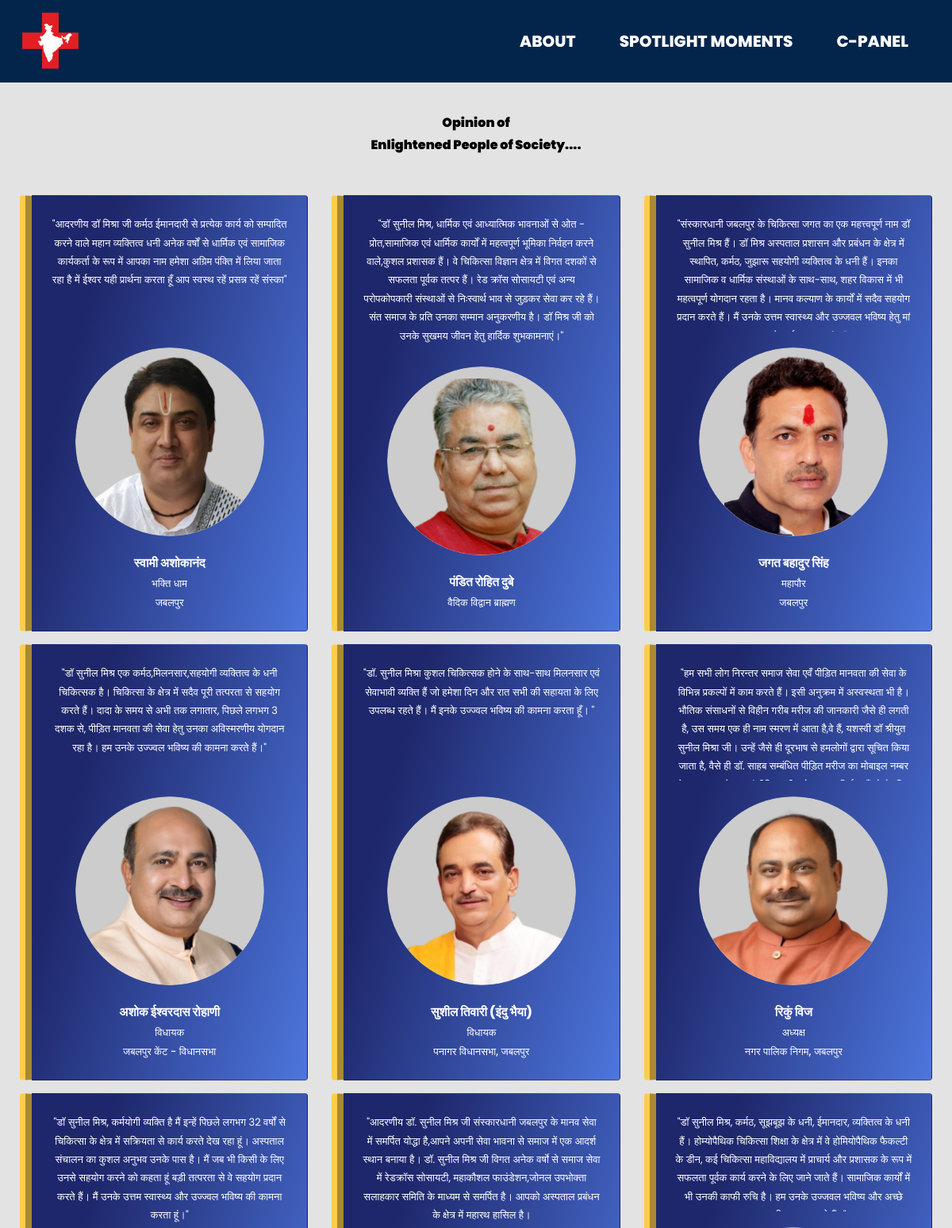
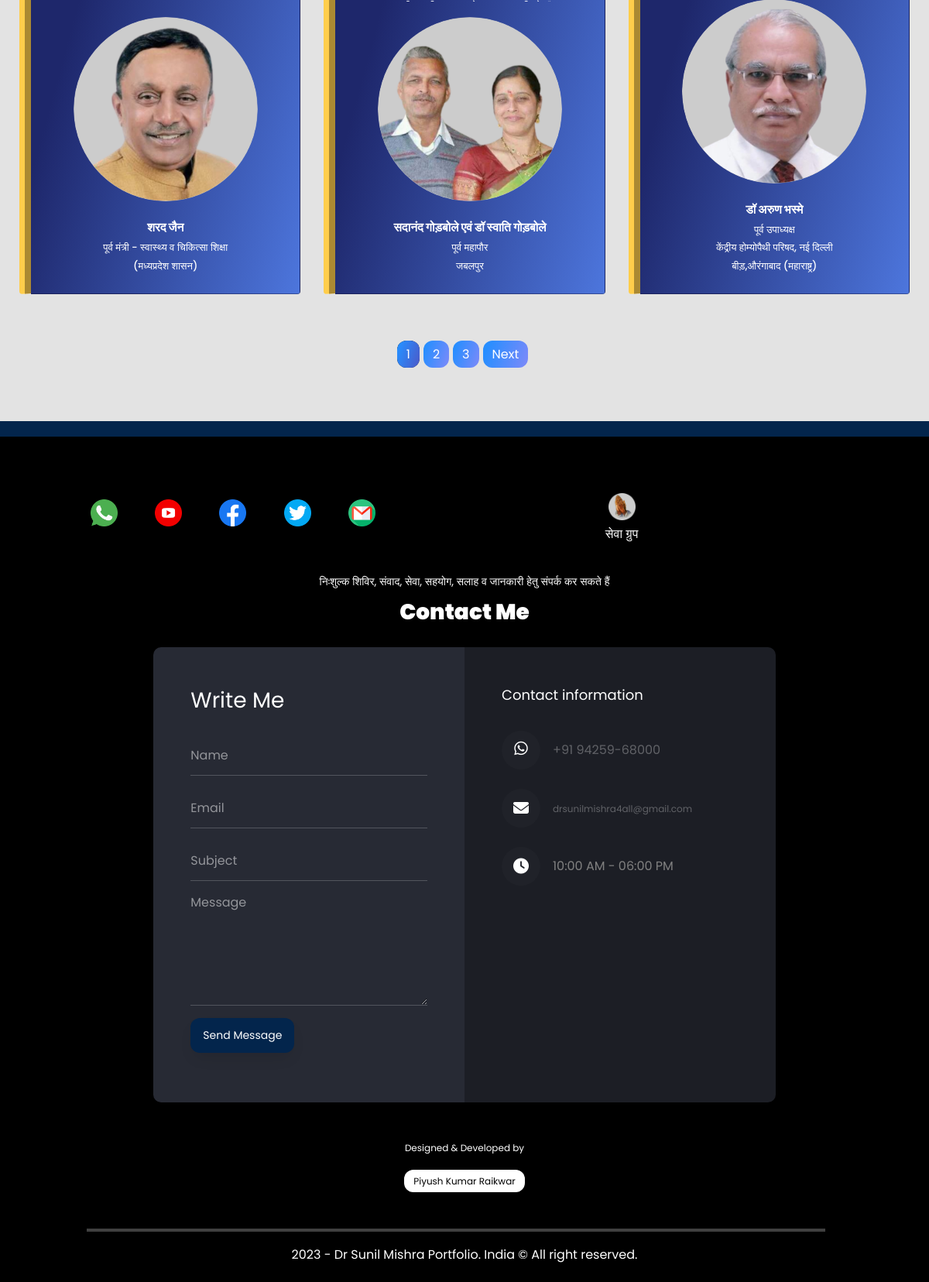
The app's page /endorsements.php with its own data (2 pictures, top to bottom).
### tables this page shows
CREATE TABLE `feedback` (
  `f_id` int(11) NOT NULL,
  `date` varchar(255) NOT NULL,
  `name` varchar(255) NOT NULL,
  `des` varchar(255) NOT NULL,
  `text` text NOT NULL,
  `img` text NOT NULL,
  `category` int(11) NOT NULL
);

### config.php (called while the page is built, shortened)
<?php
$hostname = "https://drsunilmishra.com";
?>

### endorsements.php (the view, shortened to what this page needs)
<?php include("header.php"); ?>
    <div class="row">
      <section class="endorsements">
        <div class="col-md-12 endorsementsHeadling mb-5">
          <p>Opinion of<br>Enlightened People of Society....</p>
        </div>
        <div class="col-md-12">
          <div class="row mb-5">
            <?php
            include("config.php");
            if (isset($_GET['page_index'])) {
              $page_index_by_addbar = $_GET['page_index'];
          } else {
              $page_index_by_addbar = 1;
          }
          $record_limi = 9;
          $offset = ($page_index_by_addbar - 1) * $record_limi;
            $sql_show_user = "SELECT * FROM feedback ORDER BY f_id LIMIT {$offset},{$record_limi}";
            $result_sql_show_user = mysqli_query($conn, $sql_show_user) or die("Query Failed!!");
            if (mysqli_num_rows($result_sql_show_user) > 0) {
              while ($row = mysqli_fetch_assoc($result_sql_show_user)) {
            ?>
                            <div class="col-md-4 mb-3">
                              <div class="card text-center" style="background-image: linear-gradient( 105.3deg,  rgba(30,39,107,1) 21.8%, rgba(77,118,221,1) 100.2% );
                                  color: #fff;
                                  font-family: 500;
                                  font-size: small;
                                  border-left: 4mm ridge #FFCD4B;
                                  height: 550px;
                                ">
                                <div class="card-body p-4" style="overflow-y: scroll;">
                                  <p class="card-text" style="height: 180px">
                                    "<?php echo ($row['text']) ?>"
                                  </p>
                                </div>
                                <img src="admin/upload/<?php echo ($row['img']) ?>" class="card-img-top" alt="Unlink.." style="
                                    width: 80%;
                                    border-radius: 50%;
                                    margin: auto;
                                    padding: 20px;
                                  " />
                                <span style="
                                    color: rgba(0, 0, 0, 0.9);
                                    font-weight: 800;
                                    font-size: larger;
                                    color: #fff;
                                  "><?php echo ($row['name']) ?></span>
                                <span style="
                                    color: rgba(0, 0, 0, 0.9);
                                    font-weight: 500;
                                    color: #fff;
                                  "><?php echo ($row['des']) ?></span>
                              </div>
                            </div>
            <?php
              }
            } ?>
          </div>
          <?php
                $sql_total_post_record = "SELECT * from feedback" or die("Query Failed !! --> sql_total_post_record");
                $result_sql_total_post_record = mysqli_query($conn, $sql_total_post_record);
                if (mysqli_num_rows($result_sql_total_post_record) > 0) {
                    $total_post_record = mysqli_num_rows($result_sql_total_post_record);
                    $total_page = ceil($total_post_record / $record_limi);
                    echo ("<ul class='pagination admin-pagination'>");
                    for ($i = 1; $i <= $total_page; $i++) {
                        if ($page_index_by_addbar == $i) {
                            $active_page = "active";
                        } else {
                            $active_page = "";
                        }
                        echo ("<li class=$active_page><a href='$hostname/endorsements.php?page_index=$i'>$i</a></li>");
                    }
                    if ($page_index_by_addbar < $total_page) {
                        echo ("<li><a href='$hostname/endorsements.php?page_index=" . ($page_index_by_addbar + 1) . "'>Next</a></li>");
                    }
                    echo ("</ul>");
                }
                ?>
        </div>
      </section>
    </div>
   <?php include('footer.php'); ?>

### header.php (shortened to what this page needs)
<!DOCTYPE html>
<html lang="en" style="overflow-x:hidden;">
<head>
  <link href="https://cdn.jsdelivr.net/npm/bootstrap@5.2.3/dist/css/bootstrap.min.css" rel="stylesheet" />
  <link rel="stylesheet" href="https://cdnjs.cloudflare.com/ajax/libs/font-awesome/6.4.2/css/all.min.css" />
  <link href="https://unpkg.com/aos@2.3.1/dist/aos.css" rel="stylesheet" />
  <link rel="stylesheet" href="css/contactstyleS.css" />
  <link rel="stylesheet" href="css/v3drsunilmishra.css" />
</head>
<body>
  <header>
    <div class="navigation-container">
      <div class="top-head">
        <div class="web-name">
          <a href="index.php"><img src="images/mainLogo.png" alt="LOGO" /></a>
        </div>
      </div>
      <div class="nav-bar" id="nav-bar">
        <nav>
          <ul>
            <li><a href="index.php"></a></li>
            <li><a href="about.php">About</a></li>
            <li><a href="media_card.php">Spotlight Moments</a></li>
            <li><a href="admin/index.php">C-Panel</a></li>
          </ul>
        </nav>
      </div>
    </div>
  </header>

### footer.php (shortened to what this page needs)
<div class="col-md-12" id="note" style="background: #03254c; padding:10px 5%;">
</div>
<footer>
    <div class="container-fluid">
        <div class="row" style="background-color: #000; width:100%">
            <div class="col-md-6 px-2">
                <div class="row social-icon text-center" data-aos="zoom-in" data-aos-duration="1000">
                    <div class="col-md-2">
                        <a href="https://api.whatsapp.com/send?phone=919425968000" target="_blank" rel="noopener noreferrer"><img src="images/whatsapp.png" alt="WhatsApp" width="35px" class="my-3"></a>
                    </div>
                    <div class="col-md-2">
                        <a href="https://www.youtube.com/@drsunilmishra4all" target="_blank" rel="noopener noreferrer">
                            <img src="images/youtube.png" alt="youtube" width="35px" class="my-3">
                        </a>
                    </div>
                    <div class="col-md-2">
                        <a href="https://www.facebook.com/drsunilmishra4all" target="_blank" rel="noopener noreferrer"><img src="images/facebook.png" alt="fb" width="35px" class="my-3"></a>
                    </div>
                    <div class="col-md-2">
                        <a href="https://twitter.com/SunilMishraDr" target="_blank" rel="noopener noreferrer"><img src="images/twitter.png" alt="twitter" width="35px" class="my-3"></a>
                    </div>
                    <div class="col-md-2 mb-3">
                        <a href="mailto: drsunilmishra4all@gmail.com" target="_blank" rel="noopener noreferrer"><img src="images/gmail.png" alt="Gmail" width="35px" class="my-3"></a>
                    </div>
                </div>
            </div>
            <div class="col-md-5 mx-md-3 my-2 text-center" data-aos="fade-up">
                <div class="text-center" style="border-radius: 12px; color: #fff;">
                    <a href="login.php"><img src="images/sewaGroup.png" alt="Avatar" style="width:35px"></a>
                    <div class="text mt-1 mb-4 px-3">
                        <p style="font-size: 16px; margin-bottom: 8px; ">सेवा ग्रुप</p>
                    </div>
                </div>
            </div>
        </div>
    </div>
    <div class="row">
        <div class="col-md-12 mb-1" style="text-align: center;">
            <span style="font-size: 14px;">निःशुल्क शिविर, संवाद, सेवा, सहयोग, सलाह व जानकारी हेतु संपर्क कर सकते हैं</span>
        </div>
    </div>
    <?php include('contactForm.php') ?>
    <div class="col-md-12 px-5 mt-5 text-center" style="font-size: 12px;" data-aos="zoom-out" data-aos-duration="1000">
        <p>Designed & Developed by<br><br><a href="https://piyushkumar.infinityfreeapp.com" style="background:white;color:#000; padding:6px 12px; border-radius:12px;">Piyush Kumar Raikwar</a></p>
    </div>
    <hr style="background-color: #fff; border: 2px solid #fff; margin:6px 12px; margin-top: 50px; width: 95%;">
    <div class="col-md-12 text-center footer-span">
        <span>2023 - Dr Sunil Mishra Portfolio. India © All right reserved.</span>
    </div>
</footer>
</body>
</html>

### contactForm.php (shortened to what this page needs)
<section class="ftco-section mb-2">
	<div class="container">
		<div class="row justify-content-center">
			<div class="col-md-6 text-center mb-3">
				<h2 class="heading-section" style="color:#fff;">Contact Me</h2>
			</div>
		</div>
		<div class="row justify-content-center">
			<div class="col-lg-10">
				<div class="wrapper">
					<div class="row no-gutters">
						<div class="col-md-6 d-flex align-items-stretch">
							<div class="contact-wrap w-100 p-md-5 p-4 py-5">
								<h3 class="mb-4">Write Me</h3>
								<form method="POST" id="contactForm" name="contactForm" class="contactForm">
									<div class="row">
										<div class="col-md-12">
											<div class="form-group">
												<input type="text" class="form-control" name="name" id="name" placeholder="Name">
											</div>
										</div>
										<div class="col-md-12">
											<div class="form-group">
												<input type="email" class="form-control" name="email" id="email" placeholder="Email">
											</div>
										</div>
										<div class="col-md-12">
											<div class="form-group">
												<input type="text" class="form-control" name="subject" id="subject" placeholder="Subject">
											</div>
										</div>
										<div class="col-md-12">
											<div class="form-group">
												<textarea name="message" class="form-control" id="message" cols="30" rows="6" placeholder="Message"></textarea>
											</div>
										</div>
										<div class="col-md-12">
											<div class="form-group">
												<input type="submit" value="Send Message" class="btn btn-primary" style="border:none; border-radius: 12px;  background: #03254c !important;">
											</div>
										</div>
									</div>
								</form>
							</div>
						</div>
						<div class="col-md-6 d-flex align-items-stretch">
							<div class="info-wrap w-100 p-md-5 p-4 py-5 img">
								<h3>Contact information</h3>
								<div class="dbox w-100 d-flex align-items-center">
									<div class="icon d-flex align-items-center justify-content-center">
									<a href="https://api.whatsapp.com/send?phone=919425968000&text=कार्यशाला, संगोष्ठियां, सम्मेलन, निःशुल्क चिकित्सा शिविर, रक्तदान शिविर, अंगदान, वृद्ध जनों हेतु सेवा कार्यक्रम, निःशुल्क सलाह व सहयोग हेतु"><span class="fa-brands fa-whatsapp"></span></a>
									</div>
									<div class="text pl-3">
										<p><a href="https://api.whatsapp.com/send?phone=919425968000">+91 94259-68000</a></p>
									</div>
								</div>
								<div class="dbox w-100 d-flex align-items-center">
									<div class="icon d-flex align-items-center justify-content-center">
										<span class="fa-solid fa-envelope"></span>
									</div>
									<div class="text pl-3">
										<p><span></span> <a href="mailto:drsunilmishra4all@gmail.com" style="font-size: 12px;">drsunilmishra4all@gmail.com</a></p>
									</div>
								</div>
								<div class="dbox w-100 d-flex align-items-center">
									<div class="icon d-flex align-items-center justify-content-center">
										<span class="fa-solid fa-clock"></span>
									</div>
									<div class="text pl-3">
										<p style="color: grey;">10:00 AM - 06:00 PM</a></p>
									</div>
								</div>
							</div>
						</div>
					</div>
				</div>
			</div>
		</div>
	</div>
</section>

### css/v3drsunilmishra.css (style rules this page uses)
body { font-family: "Poppins", sans-serif; background: #03254c; overflow-x: hidden; padding: 0; margin: 0; }
section { border-top-right-radius: 8px; border-top-left-radius: 8px; }
ul { list-style: none; }
a { text-decoration: none; }
hr { width: 95vw; margin: 0 auto; }
.web-name a img { width: 90px; border-radius: 5px; margin: 0; }
.top-head { display: flex; justify-content: space-between; align-items: center; margin: 0 auto; color: #fff; padding: 7px 20px; }
.nav-bar { background: #fff; height: 0; overflow: hidden; }
.nav-bar ul li { font-size: 20px; font-weight: 800; text-align: center; display: block; padding: 5px 15px; margin-right: 15px; transition: all 0.2s ease-in-out; }
.nav-bar ul li a { color: #fff; text-transform: uppercase; }
#note { padding: 50px; color: #fff; font-size: 25px; text-align: center; line-height: 1.5rem; }
.endorsements { background-color: #e3e3e3; padding: 3% 25px; }
.endorsementsHeadling { text-align: center; font-weight: 900; color: #000; }
footer { background-color: #000; padding: 65px 100px 0px 100px; color: #fff; }
footer h2 { font-weight: 900; }
.footer-span { padding: 10px 0 20px 0; }
.pagination { display: block; text-align: center; margin: 3% 0; }
.pagination li { display: inline-block; margin: 0 5px 0 0; }
.pagination li a { border: none; background-image: linear-gradient(109.6deg, rgba(39, 142, 255, 1) 11.2%, rgba(98, 113, 255, 0.78) 100.2%) !important; color: #fff; padding: 6px 12px; border-radius: 12px; }
.active a { background: #000 !important; color: #fff; }
@media (min-width: 1138px) { .navigation-container { display: flex; background: transparent; align-items: center; flex-wrap: wrap; } }
@media (min-width: 1138px) { .top-head { flex: 0 0 5%; } }
@media (min-width: 1138px) { .nav-bar { flex: 1 0 auto; height: 100%; margin-right: 15px; background: transparent; display: flex; justify-content: flex-end; align-items: center; } }
@media (min-width: 1138px) { .nav-bar nav ul { display: flex; justify-content: flex-start; align-items: center; align-content: center; flex-direction: row; margin-bottom: 0; } }
@media (min-width: 1138px) { .nav-bar nav ul li { padding-right: 25px; } }

### records on screen
feedback: text "आदरणीय डॉ मिश्रा जी कर्मठ ईमानदारी से प्रत्येक कार्य को सम्पादित करने वाले महान व्यक्तित्व धनी अनेक वर्षों से धार्मिक एवं सामाजिक कार्यकर्ता के रूप में आपका नाम हमेशा अग्रिम पंक्ति में लिया जाता रहा है में ईश्वर यही प्रार्थना करता हूँ आप स्वस्थ रहें प्रसन्न रहें संस्का", img (picture), name "स्वामी अशोकानंद", des "भक्ति धाम जबलपुर"
feedback: text "डॉ सुनील मिश्र, धार्मिक एवं आध्यात्मिक भावनाओं से ओत - प्रोत,सामाजिक एवं धार्मिक कार्यों में महत्वपूर्ण भूमिका निर्वहन करने वाले,कुशल प्रशासक हैं। वे चिकित्सा विज्ञान क्षेत्र में विगत दशकों से सफलता पूर्वक तत्पर हैं। रेड क्रॉस सोसायटी एवं अन्य परोपकोपकारी संस्थाओं से निःस्वार्थ भाव से जुड़कर सेवा कर रहे हैं। संत समाज के प्रति उनका सम्मान अनुकरणीय है। डॉ मिश्र जी को उनके सुखमय जीवन हेतु हार्दिक शुभकामनाएं।", img (picture), name "पंडित रोहित दुबे", des "वैदिक विद्वान ब्राह्मण"
feedback: text "संस्कारधानी जबलपुर के चिकित्सा जगत का एक महत्त्वपूर्ण नाम डॉ सुनील मिश्र हैं। डॉ मिश्र अस्पताल प्रशासन और प्रबंधन के क्षेत्र में स्थापित, कर्मठ, जुझारू सहयोगी व्यक्तित्व के धनी हैं। इनका सामाजिक व धार्मिक संस्थाओं के साथ-साथ, शहर विकास में भी महत्वपूर्ण योगदान रहता है। मानव कल्याण के कार्यों में सदैव सहयोग प्रदान करते हैं। मैं उनके उत्तम स्वास्थ्य और उज्जवल भविष्य हेतु मां…", img (picture), name "जगत बहादुर सिंह", des "महापौर जबलपुर"
feedback: text "डॉ सुनील मिश्र एक कर्मठ,मिलनसार,सहयोगी व्यक्तित्व के धनी चिकित्सक है। चिकित्सा के क्षेत्र में सदैव पूरी तत्परता से सहयोग करते हैं। दादा के समय से अभी तक लगातार, पिछले लगभग 3 दशक से, पीड़ित मानवता की सेवा हेतु उनका अविस्मरणीय योगदान रहा है। हम उनके उज्ज्वल भविष्य की कामना करते हैं।", img (picture), name "अशोक ईश्वरदास रोहाणी", des "विधायक जबलपुर केंट - विधानसभा"
feedback: text "डॉ. सुनील मिश्रा कुशल चिकित्सक होने के साथ-साथ मिलनसार एवं सेवाभावी व्यक्ति हैं जो हमेशा दिन और रात सभी की सहायता के लिए उपलब्ध रहते हैं। मैं इनके उज्ज्वल भविष्य की कामना करता हूँ।", img (picture), name "सुशील तिवारी (इंदु भैया)", des "विधायक पनागर विधानसभा, जबलपुर"
feedback: text "हम सभी लोग निरन्तर समाज सेवा एवँ पीड़ित मानवता की सेवा के विभिन्न प्रकल्पों में काम करते हैं। इसी अनुक्रम में अस्वस्थता भी है। भौतिक संसाधनों से विहीन गरीब मरीज की जानकारी जैसे ही लगती है, उस समय एक ही नाम स्मरण में आता है,वे हैं, यशस्वी डॉ श्रीयुत सुनील मिश्रा जी। उन्हें जैसे ही दूरभाष से हमलोगों द्वारा सूचित किया जाता है, वैसे ही डॉ. साहब सम्बंधित पीड़ित मरीज का मोबाइल नम्बर…", img (picture), name "रिकुं विज", des "अध्यक्ष नगर पालिक निगम, जबलपुर"
feedback: text "डॉ सुनील मिश्र, कर्मयोगी व्यक्ति है मैं इन्हें पिछले लगभग 32 वर्षों से चिकित्सा के क्षेत्र में सक्रियता से कार्य करते देख रहा हूं। अस्पताल संचालन का कुशल अनुभव उनके पास है। मैं जब भी किसी के लिए उनसे सहयोग करने को कहता हूं बड़ी तत्परता से वे सहयोग प्रदान करते हैं। मैं उनके उत्तम स्वास्थ्य और उज्ज्वल भविष्य की कामना करता हूं।", img (picture), name "शरद जैन", des "पूर्व मंत्री - स्वास्थ्य व चिकित्सा शिक्षा (मध्यप्रदेश शासन)"
feedback: text "आदरणीय डॉ. सुनील मिश्र जी संस्कारधानी जबलपुर के मानव सेवा में समर्पित योद्धा है,आपने अपनी सेवा भावना से समाज में एक आदर्श स्थान बनाया है। डॉ. सुनील मिश्र जी विगत अनेक वर्षो से समाज सेवा में रेडक्रॉस सोसायटी, महाकौशल फाउंडेशन,जोनल उपभोक्ता सलाहकार समिति के माध्यम से समर्पित है। आपको अस्पताल प्रबंधन के क्षेत्र में महारथ हासिल है।", img (picture), name "सदानंद गोड़बोले एवं डॉ स्वाति गोड़बोले", des "पूर्व महापौर जबलपुर"
feedback: text "डॉ सुनील मिश्र, कर्मठ, सूझबूझ के धनी, ईमानदार, व्यक्तित्व के धनी हैं। होम्योपैथिक चिकित्सा शिक्षा के क्षेत्र में वे होमियोपैथिक फैकल्टी के डीन, कई चिकित्सा महाविद्यालय में प्राचार्य और प्रशासक के रूप में सफलता पूर्वक कार्य करने के लिए जाने जाते हैं। सामाजिक कार्यों में भी उनकी काफी रुचि है। हम उनके उज्जवल भविष्य और अच्छे…", img (picture), name "डॉ अरुण भस्मे", des "पूर्व उपाध्यक्ष केंद्रीय होम्योपैथी परिषद, नई दिल्ली बीड़,औरंगाबाद (महाराष्ट्र)"
